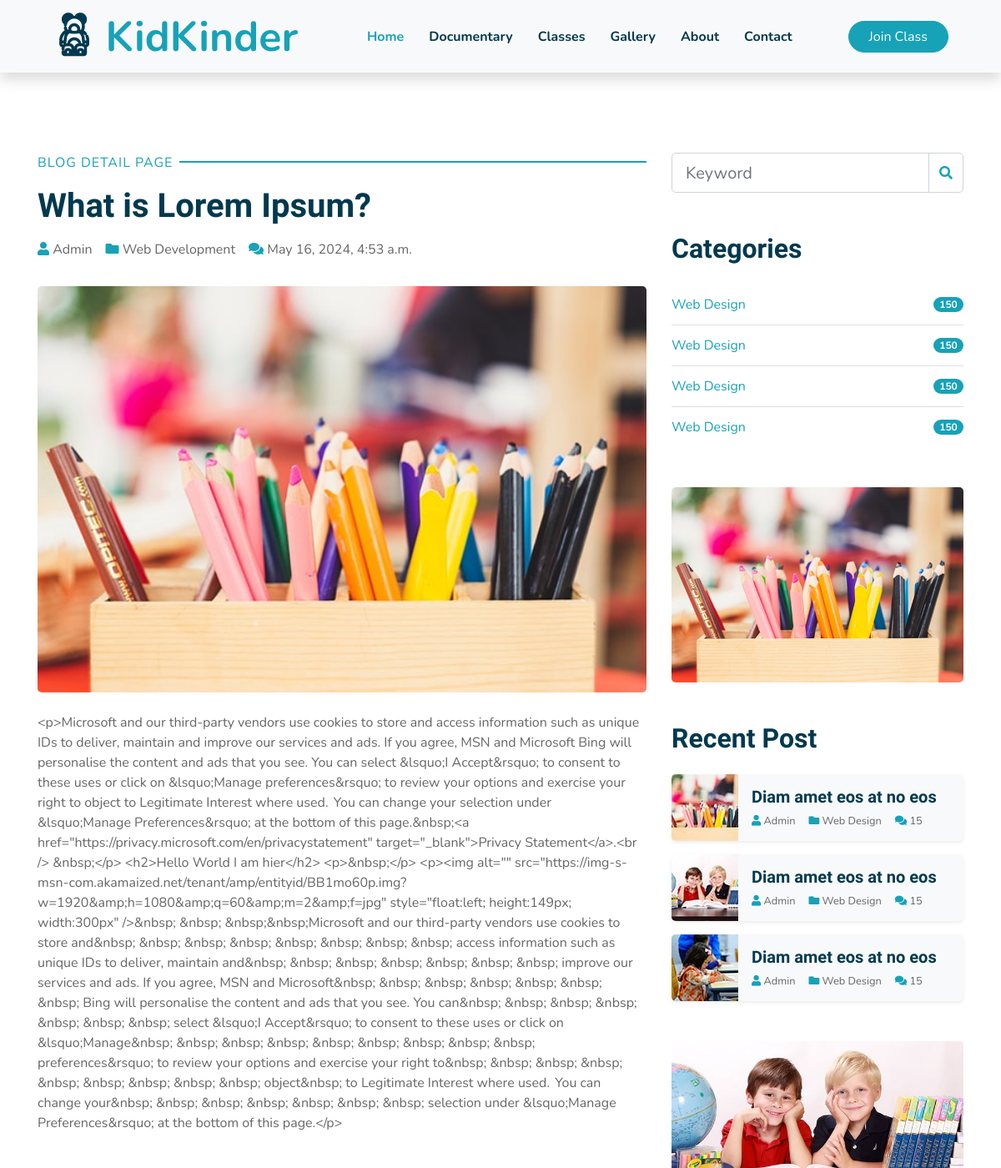
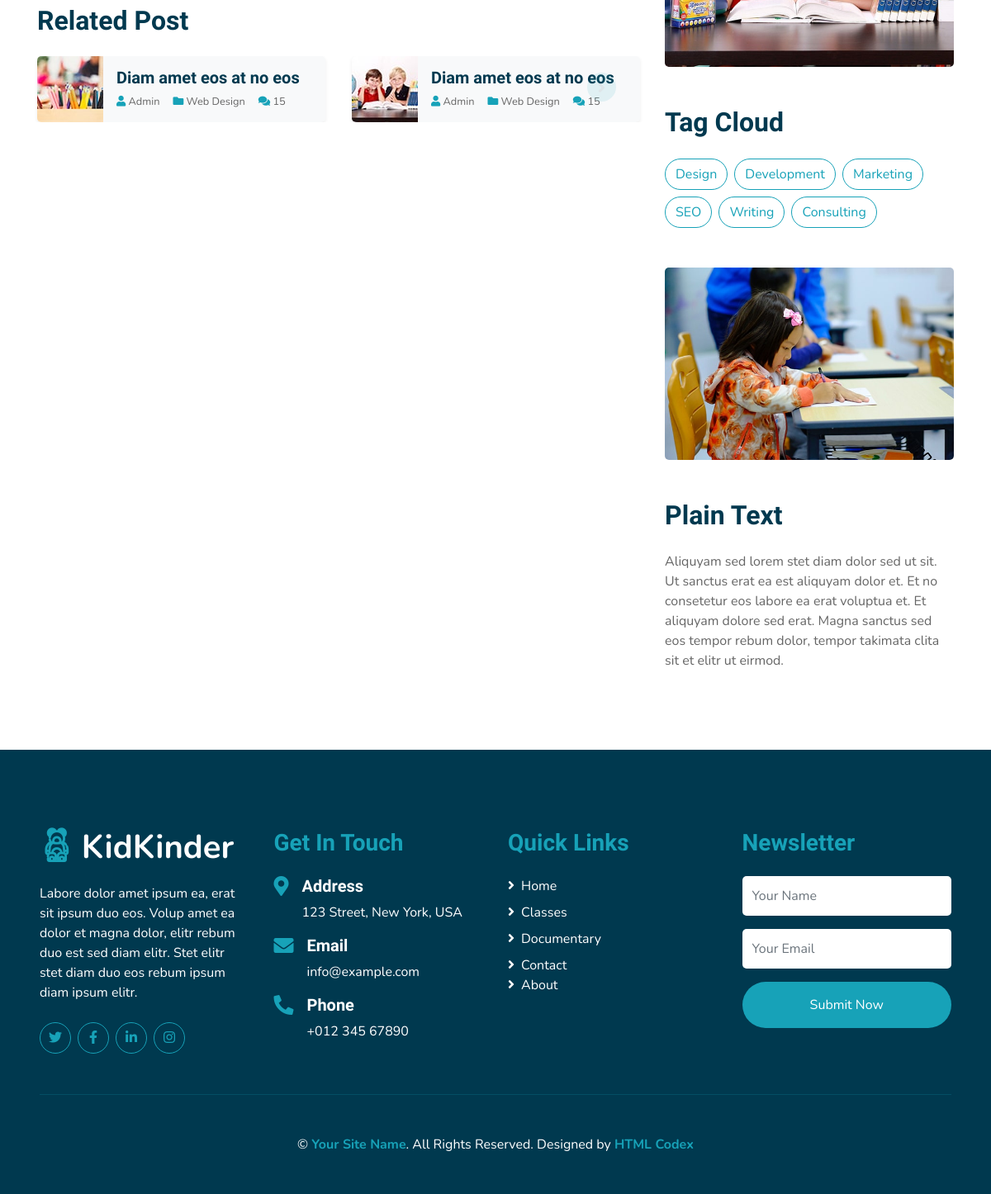
Page /documentary/what-is-lorem-ipsum/ on the committed database (2 pictures, top to bottom).
### blog/models.py (models this page shows, shortened)
class blogModel(models.Model):
    title = models.CharField(max_length=200, unique=True)
    slug = models.SlugField()
    image = models.FileField(upload_to='blogImage')
    description = RichTextField()
    category = models.ForeignKey(blogCatagory, on_delete=models.CASCADE)
    post_date = models.DateTimeField(auto_now=True)

class blogCatagory(models.Model):
    title = models.CharField(max_length=50, unique=True)
    slug = models.SlugField()
    def __str__(self):
        return self.title

### blog/views.py (the view)
# urls.py: path('<slug:slug>/', singelPage, name='single')
def singelPage(request, slug):
    singel = get_object_or_404(blogModel, slug = slug)
    blg_cat = blogCatagory.objects.all()
    context = {
        'singel':singel,
        'blg_cat':blg_cat,
    }
    return render(request, 'single.html', context)

### templates/single.html (shortened to what this page needs)
{% extends 'base/core.html' %}
{% load static %}
{% block body %}
    <div class="container py-5">
        <div class="row pt-5">
            <div class="col-lg-8">
                <div class="d-flex flex-column text-left mb-3">
                    <p class="section-title pr-5"><span class="pr-2">Blog Detail Page</span></p>
                    <h1 class="mb-3">{{ singel.title }}</h1>
                    <div class="d-flex">
                        <p class="mr-3"><i class="fa fa-user text-primary"></i> Admin</p>
                        <p class="mr-3"><i class="fa fa-folder text-primary"></i> {{ singel.category }}</p>
                        <p class="mr-3"><i class="fa fa-comments text-primary"></i> {{ singel.post_date }}</p>
                    </div>
                </div>
                <div class="mb-5">
                    <img class="img-fluid rounded w-100 mb-4" src="{{ singel.image.url }}" alt="Image">
                    <p> {{ singel.description }}</p>
                </div>
                <div class="mb-5 mx-n3">
                    <h2 class="mb-4 ml-3">Related Post</h2>
                    <div class="owl-carousel post-carousel position-relative">
                        <div class="d-flex align-items-center bg-light shadow-sm rounded overflow-hidden mx-3">
                            <img class="img-fluid" src="img/post-1.jpg" style="width: 80px; height: 80px;">
                            <div class="pl-3">
                                <h5 class="">Diam amet eos at no eos</h5>
                                <div class="d-flex">
                                    <small class="mr-3"><i class="fa fa-user text-primary"></i> Admin</small>
                                    <small class="mr-3"><i class="fa fa-folder text-primary"></i> Web Design</small>
                                    <small class="mr-3"><i class="fa fa-comments text-primary"></i> 15</small>
                                </div>
                            </div>
                        </div>
                        <div class="d-flex align-items-center bg-light shadow-sm rounded overflow-hidden mx-3">
                            <img class="img-fluid" src="img/post-2.jpg" style="width: 80px; height: 80px;">
                            <div class="pl-3">
                                <h5 class="">Diam amet eos at no eos</h5>
                                <div class="d-flex">
                                    <small class="mr-3"><i class="fa fa-user text-primary"></i> Admin</small>
                                    <small class="mr-3"><i class="fa fa-folder text-primary"></i> Web Design</small>
                                    <small class="mr-3"><i class="fa fa-comments text-primary"></i> 15</small>
                                </div>
                            </div>
                        </div>
                    </div>
                </div>
            </div>
            <div class="col-lg-4 mt-5 mt-lg-0">
                <div class="mb-5">
                    <form action="">
                        <div class="input-group">
                            <input type="text" class="form-control form-control-lg" placeholder="Keyword">
                            <div class="input-group-append">
                                <span class="input-group-text bg-transparent text-primary"><i
                                        class="fa fa-search"></i></span>
                            </div>
                        </div>
                    </form>
                </div>
                <div class="mb-5">
                    <h2 class="mb-4">Categories</h2>
                    <ul class="list-group list-group-flush">
                        {% for cat in blg_cat %}
                        <li class="list-group-item d-flex justify-content-between align-items-center px-0">
                            <a href="">Web Design</a>
                            <span class="badge badge-primary badge-pill">150</span>
                        </li>
                        {% endfor %}
                    </ul>
                </div>
                <div class="mb-5">
                    <img src="{% static 'img/blog-1.jpg' %}" alt="" class="img-fluid rounded">
                </div>
                <div class="mb-5">
                    <h2 class="mb-4">Recent Post</h2>
                    <div class="d-flex align-items-center bg-light shadow-sm rounded overflow-hidden mb-3">
                        <img class="img-fluid" src="img/post-1.jpg" style="width: 80px; height: 80px;">
                        <div class="pl-3">
                            <h5 class="">Diam amet eos at no eos</h5>
                            <div class="d-flex">
                                <small class="mr-3"><i class="fa fa-user text-primary"></i> Admin</small>
                                <small class="mr-3"><i class="fa fa-folder text-primary"></i> Web Design</small>
                                <small class="mr-3"><i class="fa fa-comments text-primary"></i> 15</small>
                            </div>
                        </div>
                    </div>
                    <div class="d-flex align-items-center bg-light shadow-sm rounded overflow-hidden mb-3">
                        <img class="img-fluid" src="img/post-2.jpg" style="width: 80px; height: 80px;">
                        <div class="pl-3">
                            <h5 class="">Diam amet eos at no eos</h5>
                            <div class="d-flex">
                                <small class="mr-3"><i class="fa fa-user text-primary"></i> Admin</small>
                                <small class="mr-3"><i class="fa fa-folder text-primary"></i> Web Design</small>
                                <small class="mr-3"><i class="fa fa-comments text-primary"></i> 15</small>
                            </div>
                        </div>
                    </div>
                    <div class="d-flex align-items-center bg-light shadow-sm rounded overflow-hidden mb-3">
                        <img class="img-fluid" src="img/post-3.jpg" style="width: 80px; height: 80px;">
                        <div class="pl-3">
                            <h5 class="">Diam amet eos at no eos</h5>
                            <div class="d-flex">
                                <small class="mr-3"><i class="fa fa-user text-primary"></i> Admin</small>
                                <small class="mr-3"><i class="fa fa-folder text-primary"></i> Web Design</small>
                                <small class="mr-3"><i class="fa fa-comments text-primary"></i> 15</small>
                            </div>
                        </div>
                    </div>
                </div>
                <div class="mb-5">
                    <img src="img/blog-2.jpg" alt="" class="img-fluid rounded">
                </div>
                <div class="mb-5">
                    <h2 class="mb-4">Tag Cloud</h2>
                    <div class="d-flex flex-wrap m-n1">
                        <a href="" class="btn btn-outline-primary m-1">Design</a>
                        <a href="" class="btn btn-outline-primary m-1">Development</a>
                        <a href="" class="btn btn-outline-primary m-1">Marketing</a>
                        <a href="" class="btn btn-outline-primary m-1">SEO</a>
                        <a href="" class="btn btn-outline-primary m-1">Writing</a>
                        <a href="" class="btn btn-outline-primary m-1">Consulting</a>
                    </div>
                </div>
                <div class="mb-5">
                    <img src="img/blog-3.jpg" alt="" class="img-fluid rounded">
                </div>
                <div>
                    <h2 class="mb-4">Plain Text</h2>
                    Aliquyam sed lorem stet diam dolor sed ut sit. Ut sanctus erat ea est aliquyam dolor et. Et no consetetur eos labore ea erat voluptua et. Et aliquyam dolore sed erat. Magna sanctus sed eos tempor rebum dolor, tempor takimata clita sit et elitr ut eirmod.
                </div>
            </div>
        </div>
    </div>
{% endblock %}

### rows in the picture
blogModel: title "What is Lorem Ipsum?", category "Web Development", post_date "May 16, 2024, 4:53 a.m.", image (picture), description "<p>Microsoft and our third-party vendors use cookies to store and access information such as unique IDs to deliver, maintain and improve our services and ads. If you agree, MSN and Microsoft Bing will personalise the content and ads that you see. You can select &lsquo;I Accept&rsquo; to consent to these uses or click on &lsquo;Manage preferences&rsquo; to review your options and exercise your right to object to Legitimate Interest where used. You can change your selection under &lsquo;Manage Preferences&rsquo; at the bottom of this page.&nbsp;<a href=\"https://privacy.microsoft.com/en/privacystatement\" target=\"_blank\">Privacy Statement</a>.<br /> &nbsp;</p> <h2>Hello World I am hier</h2>…"
